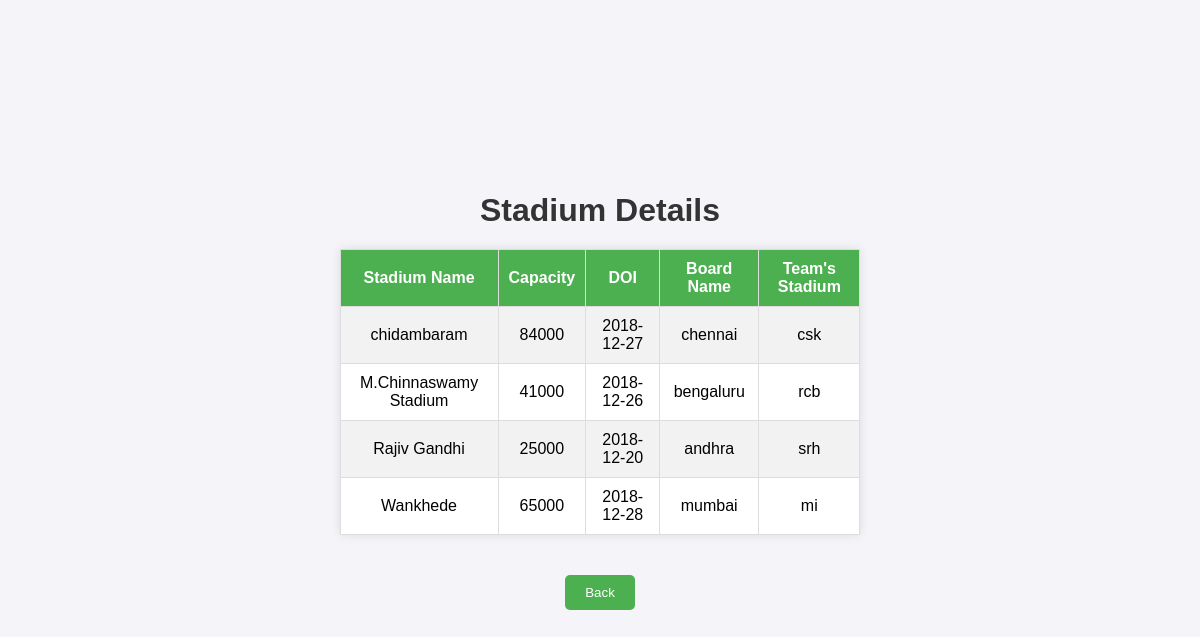
/stadium_u.php, run on the app's committed database.
### tables this page shows
CREATE TABLE `stadiums` (
  `stadium_name` varchar(50) NOT NULL,
  `capacity` decimal(6,0) NOT NULL,
  `DOI` date NOT NULL,
  `board_name` varchar(20) NOT NULL,
   `team` varchar(10) NOT NULL,
  PRIMARY KEY (`stadium_name`,`board_name`)
 

);

### stadium_u.php (the view, shortened to what this page needs)
<!DOCTYPE html>
<html lang="en">
<head>
</head>
<body>
    <div>
        <h1>Stadium Details</h1>
        <table>
            <tr>
                <th>Stadium Name</th>
                <th>Capacity</th>
                <th>DOI</th>
                <th>Board Name</th>
                <th>Team's Stadium</th>
            </tr>
            <?php
                $con = mysqli_connect("localhost", "root", "", "cricket");
                $query = "SELECT * FROM stadiums";
                $result = mysqli_query($con, $query);
                if (mysqli_num_rows($result) > 0) {
                    while ($row = mysqli_fetch_assoc($result)) {
                        echo "<tr>
                                <td>".$row["stadium_name"]."</td>
                                <td>".$row["capacity"]."</td>
                                <td>".$row["DOI"]."</td>
                                <td>".$row["board_name"]."</td>
                                <td>".$row["team"]."</td>
                              </tr>";
                    }
                }
            ?>
        </table>
    </div>
	<button><a href="user1st.html">Back</a></button>
</body>
</html>

### stadium_u.php (style rules this page uses)
body { background-color: #F4F4F9; font-family: Arial, sans-serif; margin: 0; padding: 0; display: flex; flex-direction: column; align-items: center; justify-content: center; height: 100vh; }
button { background-color: #4CAF50; color: white; padding: 10px 20px; text-align: center; text-decoration: none; display: inline-block; margin: 20px; cursor: pointer; border: none; border-radius: 5px; }
button a { color: white; text-decoration: none; }
h1 { color: #333; text-align: center; margin-bottom: 20px; }
table { width: 80%; border-collapse: collapse; margin: 20px auto; background-color: white; box-shadow: 0px 0px 10px rgba(0, 0, 0, 0.1); }
table th, table td { border: 1px solid #ddd; padding: 10px; text-align: center; }
table th { background-color: #4CAF50; color: white; }
table tr:nth-child(even) { background-color: #f2f2f2; }

### data on the page
stadiums: stadium_name "chidambaram", capacity "84000", DOI "2018-12-27", board_name "chennai", team "csk"
stadiums: stadium_name "M.Chinnaswamy Stadium", capacity "41000", DOI "2018-12-26", board_name "bengaluru", team "rcb"
stadiums: stadium_name "Rajiv Gandhi", capacity "25000", DOI "2018-12-20", board_name "andhra", team "srh"
stadiums: stadium_name "Wankhede", capacity "65000", DOI "2018-12-28", board_name "mumbai", team "mi"
